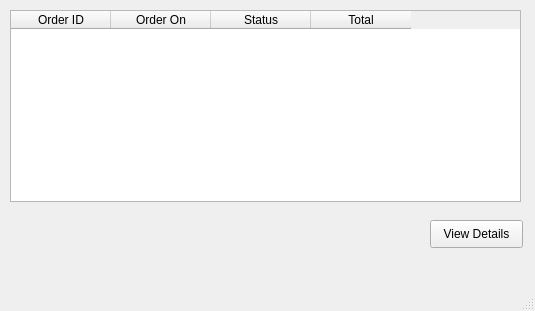
<?xml version="1.0" encoding="UTF-8"?>
<ui version="4.0">
 <class>MainWindow</class>
 <widget class="QMainWindow" name="MainWindow">
  <property name="geometry">
   <rect>
    <x>0</x>
    <y>0</y>
    <width>535</width>
    <height>311</height>
   </rect>
  </property>
  <property name="windowTitle">
   <string>Order Tracking</string>
  </property>
  <widget class="QWidget" name="centralwidget">
   <widget class="QTableWidget" name="tableWidget">
    <property name="geometry">
     <rect>
      <x>10</x>
      <y>10</y>
      <width>511</width>
      <height>192</height>
     </rect>
    </property>
    <column>
     <property name="text">
      <string>Order ID</string>
     </property>
    </column>
    <column>
     <property name="text">
      <string>Order On</string>
     </property>
    </column>
    <column>
     <property name="text">
      <string>Status</string>
     </property>
    </column>
    <column>
     <property name="text">
      <string>Total</string>
     </property>
    </column>
   </widget>
   <widget class="QPushButton" name="viewDetailsButton">
    <property name="geometry">
     <rect>
      <x>430</x>
      <y>220</y>
      <width>93</width>
      <height>28</height>
     </rect>
    </property>
    <property name="text">
     <string>View Details</string>
    </property>
   </widget>
  </widget>
  <widget class="QMenuBar" name="menubar">
   <property name="geometry">
    <rect>
     <x>0</x>
     <y>0</y>
     <width>535</width>
     <height>26</height>
    </rect>
   </property>
  </widget>
  <widget class="QStatusBar" name="statusbar"/>
 </widget>
 <resources/>
 <connections/>
</ui>
